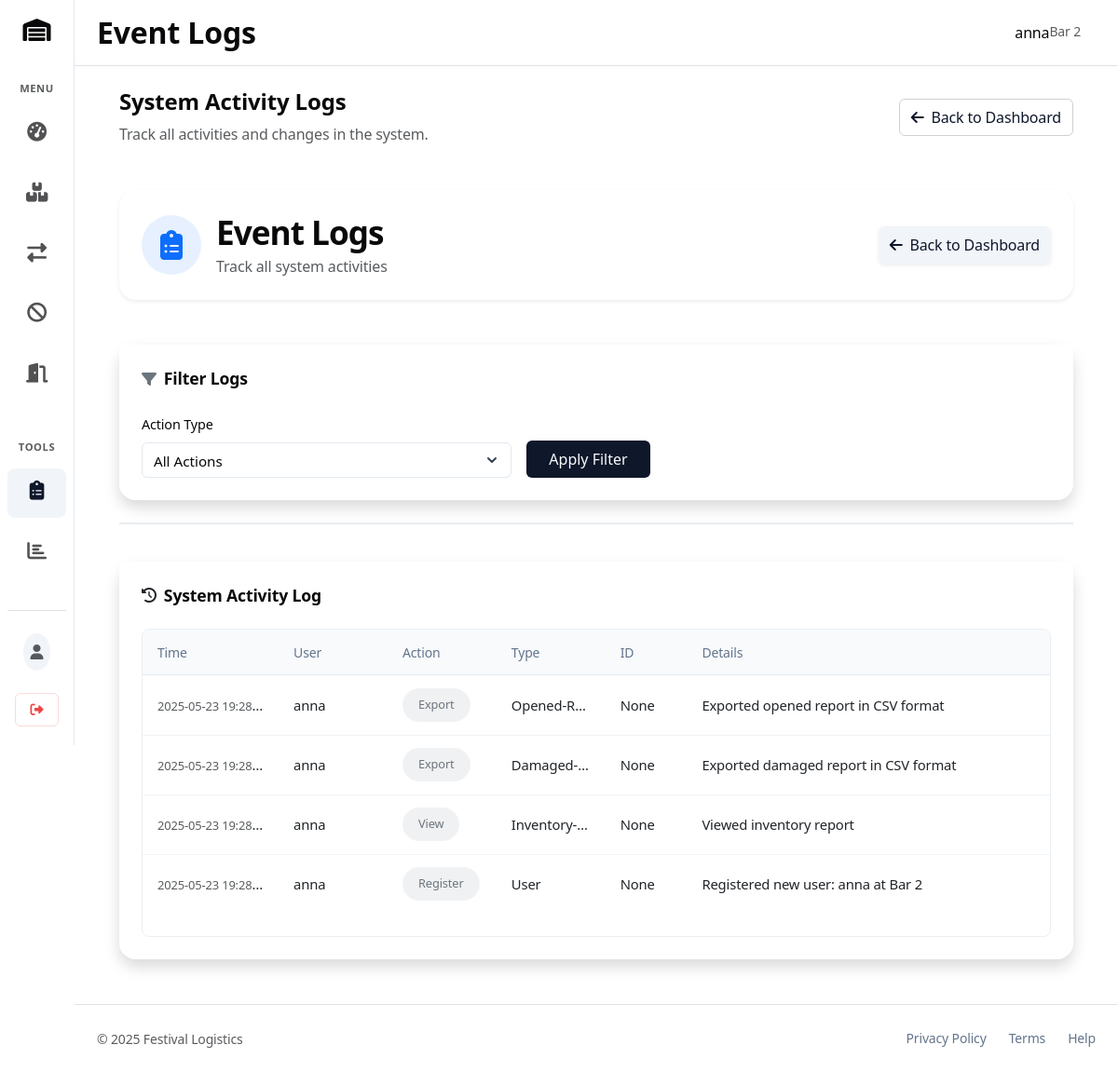
The app's page /event-logs (signed in) with its own data.
### tables this page shows
CREATE TABLE users (
                    id INTEGER PRIMARY KEY AUTOINCREMENT,
                    username TEXT UNIQUE NOT NULL,
                    password TEXT NOT NULL,
                    location_name TEXT NOT NULL,
                    created_at DATETIME DEFAULT CURRENT_TIMESTAMP
                );

CREATE TABLE event_logs (
                    id INTEGER PRIMARY KEY AUTOINCREMENT,
                    user_id INTEGER NOT NULL,
                    username TEXT NOT NULL,
                    action_type TEXT NOT NULL,
                    entity_type TEXT NOT NULL,
                    item_id INTEGER,
                    details TEXT,
                    timestamp DATETIME DEFAULT CURRENT_TIMESTAMP,
                    FOREIGN KEY (user_id) REFERENCES users(id)
                );

### routes.py (the view)
    @app.route('/event-logs')
    @login_required
    def event_logs():
        logs = []
        action_filter = request.args.get('action', '')
        action_types = []
        try:
            with get_db() as conn:
                cursor = conn.cursor()
                cursor.execute("SELECT name FROM sqlite_master WHERE type='table' AND name='event_logs'")
                if not cursor.fetchone():
                    flash("Event logs table doesn't exist yet. No logs available.", "warning")
                    return render_template('event_logs.html', logs=[], action_filter='', action_types=[])
                try:
                    cursor.execute("SELECT DISTINCT action_type FROM event_logs ORDER BY action_type")
                    action_types = [row['action_type'] for row in cursor.fetchall()]
                except Exception:
                    pass
                if action_filter:
                    cursor.execute("""
                        SELECT id, username, action_type, entity_type, item_id, details, timestamp
                        FROM event_logs
                        WHERE action_type = ?
                        ORDER BY timestamp DESC
                        LIMIT 200
                    """, (action_filter,))
                else:
                    cursor.execute("""
                        SELECT id, username, action_type, entity_type, item_id, details, timestamp
                        FROM event_logs
                        ORDER BY timestamp DESC
                        LIMIT 200
                    """)
                logs = cursor.fetchall()
                app.logger.info(f"Retrieved {len(logs)} event logs" +
                              (f" with filter '{action_filter}'" if action_filter else ""))
        except Exception as e:
            app.logger.error(f"Error fetching event logs: {str(e)}", exc_info=True)
            flash("Could not load event logs: " + str(e), "error")
        return render_template('event_logs.html', logs=logs, action_filter=action_filter, action_types=action_types)

### templates/event_logs.html (shortened to what this page needs)
{% extends "base.html" %}
{% block page_header_title %}
<h2 class="fw-semibold m-0" style="color: hsl(var(--foreground));">Event Logs</h2>
{% endblock %}
{% block content %}
<div class="container-fluid px-2 px-md-4 mx-auto" style="max-width: 1200px;">
    <div class="d-flex flex-column flex-md-row justify-content-between align-items-start align-items-md-center mb-5">
        <div>
            <h2 class="fw-semibold fs-4 mb-2">System Activity Logs</h2>
            <p class="text-muted m-0">Track all activities and changes in the system.</p>
        </div>
        <div class="mt-3 mt-md-0">
            <a href="{{ url_for('dashboard') }}" class="btn btn-outline-secondary d-inline-flex align-items-center gap-2">
                <i class="fas fa-arrow-left"></i> <span>Back to Dashboard</span>
            </a>
        </div>
    </div>
    <div class="card border-0 shadow-sm mb-5 card-hover">
        <div class="card-body p-4">
            <div class="row">
                <div class="col-md-8">
                    <div class="d-flex align-items-center gap-3">
                        <div class="bg-primary bg-opacity-10 rounded-circle p-3 d-flex align-items-center justify-content-center" style="width:64px;height:64px;">
                            <i class="fas fa-clipboard-list text-primary fs-2"></i>
                        </div>
                        <div>
                            <h1 class="fw-bold mb-1" style="font-size:2.2rem; letter-spacing:-1px;">Event Logs</h1>
                            <div class="text-muted">Track all system activities</div>
                        </div>
                    </div>
                </div>
                <div class="col-md-4 d-flex align-items-center justify-content-md-end mt-3 mt-md-0">
                    <a href="{{ url_for('dashboard') }}" class="btn btn-secondary shadow-sm d-inline-flex align-items-center gap-2">
                        <i class="fas fa-arrow-left"></i> <span>Back to Dashboard</span>
                    </a>
                </div>
            </div>
        </div>
    </div>
    <div class="card border-0 shadow mb-4 card-hover rounded-4">
        <div class="card-header bg-white border-0 pb-0 d-flex align-items-center p-4">
            <i class="fas fa-filter text-secondary me-2"></i>
            <h5 class="card-title mb-0 fw-semibold">Filter Logs</h5>
        </div>
        <div class="card-body">
            <form method="get" action="{{ url_for('event_logs') }}" class="row g-3 align-items-end">
                <div class="col-md-5">
                    <label for="action" class="form-label">Action Type</label>
                    <select class="form-select" id="action" name="action">
                        <option value="" {% if not action_filter %}selected{% endif %}>All Actions</option>
                    </select>
                </div>
                <div class="col-md-7">
                    <div class="d-flex">
                        <button type="submit" class="btn btn-primary px-4">Apply Filter</button>
                    </div>
                </div>
            </form>
        </div>
    </div>
    <div class="my-4 py-2 border-top border-2 border-light-subtle"></div>
    <div class="card border-0 shadow mb-4 card-hover rounded-4">
        <div class="card-header bg-white border-0 pb-0 d-flex align-items-center justify-content-between p-4">
            <div class="d-flex align-items-center">
                <i class="fas fa-history text-dark me-2"></i>
                <h5 class="card-title mb-0 fw-semibold">System Activity Log</h5>
            </div>
        </div>
        <div class="card-body">
            {% if logs %}                <div class="table-responsive">                    <table class="table table-hover align-middle">
                        <thead class="table-light">
                            <tr>
                                <th style="width: 15%">Time</th>
                                <th style="width: 12%">User</th>
                                <th style="width: 12%">Action</th>
                                <th style="width: 12%">Type</th>
                                <th style="width: 9%">ID</th>
                                <th style="width: 40%">Details</th>
                            </tr>
                        </thead>
                        <tbody>
                            {% for log in logs %}                            <tr class="event-row">
                                <td><span class="small text-muted">{{ log.timestamp }}</span></td>
                                <td><span class="fw-medium">{{ log.username }}</span></td>
                                <td>
                                    <span class="badge rounded-pill
                                        {% if log.action_type == 'delete' %}bg-danger bg-opacity-10 text-danger
                                        {% elif log.action_type == 'create' %}bg-success bg-opacity-10 text-success
                                        {% elif log.action_type == 'update' %}bg-primary bg-opacity-10 text-primary
                                        {% elif log.action_type == 'increase' %}bg-info bg-opacity-10 text-info
                                        {% elif log.action_type == 'reduce' %}bg-warning bg-opacity-10 text-warning
                                        {% elif log.action_type == 'transfer' %}bg-secondary bg-opacity-10 text-secondary
                                        {% else %}bg-secondary bg-opacity-10 text-secondary
                                        {% endif %} px-3 py-2">
                                        {{ log.action_type|title }}
                                    </span>
                                </td>
                                <td>{{ log.entity_type|title }}</td>
                                <td>{{ log.item_id }}</td>
                                <td>{{ log.details }}</td>
                            </tr>
                            {% endfor %}
                        </tbody>
                    </table>
                </div>            {% endif %}
        </div>
    </div>
</div>
{% endblock %}

### templates/base.html (shortened to what this page needs)
<!DOCTYPE html>
<html lang="en">
<head>    <meta charset="UTF-8">
    <link href="https://cdn.jsdelivr.net/npm/bootstrap@5.3.0/dist/css/bootstrap.min.css" rel="stylesheet">
    <link href="https://cdnjs.cloudflare.com/ajax/libs/font-awesome/6.5.1/css/all.min.css" rel="stylesheet">
</head>
<body>
    <div class="d-flex" style="min-height: 100vh;">
        <nav class="sidebar d-flex flex-column" style="width: 80px; min-height: 100vh;">
            <div class="mb-4 text-center">
                <a class="navbar-brand fs-4 d-flex justify-content-center" href="{{ url_for('dashboard') if current_user.is_authenticated else url_for('login') }}" style="color: hsl(var(--foreground))">
                    <i class="fas fa-warehouse"></i>
                </a>
            </div>
            {% if current_user.is_authenticated %}
            <div class="mb-4">
                <h6 class="text-uppercase text-muted small fw-semibold mb-3">Menu</h6>
                <ul class="nav flex-column gap-2 mb-3">
                    <li class="nav-item">
                        <a class="nav-link w-100 text-center {% if request.endpoint == 'dashboard' %}active{% endif %}" href="{{ url_for('dashboard') }}" title="Dashboard">
                            <i class="fas fa-gauge-high"></i>
                        </a>
                    </li>
                    <li class="nav-item">
                        <a class="nav-link w-100 text-center {% if request.endpoint == 'inventory' %}active{% endif %}" href="{{ url_for('inventory') }}" title="Inventory">
                            <i class="fas fa-boxes-stacked"></i>
                        </a>
                    </li>
                    <li class="nav-item">
                        <a class="nav-link w-100 text-center {% if request.endpoint == 'transfers' %}active{% endif %}" href="{{ url_for('transfers') }}" title="Transfers">
                            <i class="fas fa-exchange-alt"></i>
                        </a>
                    </li>
                    <li class="nav-item">
                        <a class="nav-link w-100 text-center {% if request.endpoint == 'damaged_items' %}active{% endif %}" href="{{ url_for('damaged_items') }}" title="Ødelagte produkter">
                            <i class="fas fa-ban"></i>
                        </a>
                    </li>
                    <li class="nav-item">
                        <a class="nav-link w-100 text-center {% if request.endpoint == 'opened_items' %}active{% endif %}" href="{{ url_for('opened_items') }}" title="Anbrud">
                            <i class="fas fa-door-open"></i>
                        </a>
                    </li>
                </ul>
            </div>
            <div class="mb-auto">
                <h6 class="text-uppercase text-muted small fw-semibold mb-3">Tools</h6>
                <ul class="nav flex-column gap-2">
                    <li class="nav-item">
                        <a class="nav-link w-100 text-center {% if request.endpoint == 'event_logs' %}active{% endif %}" href="{{ url_for('event_logs') }}" title="Event Logs">
                            <i class="fas fa-clipboard-list"></i>
                        </a>
                    </li>
                    <li class="nav-item">
                        <a class="nav-link w-100 text-center {% if request.endpoint == 'generate_report' %}active{% endif %}" href="{{ url_for('generate_report') }}" title="Reports">
                            <i class="fas fa-chart-bar"></i>
                        </a>
                    </li>
                </ul>
            </div>
            <div class="mt-auto pt-3 border-top border-muted text-center">
                <div class="d-flex flex-column align-items-center py-2 mb-2">
                    <div class="p-2 rounded-circle mb-2" style="background-color: hsl(var(--secondary));">
                        <i class="fas fa-user text-muted"></i>
                    </div>
                </div>
                <a href="{{ url_for('logout') }}" class="btn btn-sm btn-outline-danger d-inline-flex align-items-center justify-content-center" title="Logout">
                    <i class="fas fa-sign-out-alt"></i>
                </a>
            </div>
            {% endif %}
        </nav><div class="flex-grow-1 d-flex flex-column overflow-auto" style="flex-basis: 0; min-width: 0;">
            <header class="border-bottom d-flex justify-content-between align-items-center py-3 px-4 bg-white">
                <div class="d-flex align-items-center">
                    {% block page_header_title %}{% endblock %}
                </div>
                <div class="d-flex gap-2 align-items-center">
                    {% if current_user.is_authenticated %}
                    <div class="d-none d-md-flex me-3 text-end">
                        <div class="fw-medium fs-6">{{ current_user.username }}</div>
                        <div class="text-muted small">{{ current_user.location_name }}</div>
                    </div>
                    {% endif %}
                </div>
            </header>
                          <main class="flex-grow-1" style="background-color: hsl(var(--background)); padding: 1.5rem; display: flex; flex-direction: column; transition: all 0.3s ease;">
                <div class="w-100">
                    {% block content %}{% endblock %}
                </div>
            </main>
            <footer class="footer mt-auto py-4 border-top">
                <div class="container-fluid px-4">
                    <div class="d-flex flex-column flex-md-row justify-content-between align-items-center gap-2">
                        <div class="text-center text-md-start">
                            <span class="text-muted small">© {{ now.year }} Festival Logistics</span>
                        </div>
                        <div class="d-flex gap-4 text-muted small">
                            <a href="#" class="text-decoration-none" style="color: hsl(var(--muted-foreground))">Privacy Policy</a>
                            <a href="#" class="text-decoration-none" style="color: hsl(var(--muted-foreground))">Terms</a>
                            <a href="#" class="text-decoration-none" style="color: hsl(var(--muted-foreground))">Help</a>
                        </div>
                    </div>
                </div>
            </footer>
        </div>
    </div>
</body>
</html>

### records on screen
users: username "anna", location_name "Bar 2"
event_logs: timestamp "2025-05-23 19:28…", username "anna", action_type "Export", entity_type "Opened-R…", item_id "None", details "Exported opened report in CSV format"
event_logs: timestamp "2025-05-23 19:28…", username "anna", action_type "Export", entity_type "Damaged-…", item_id "None", details "Exported damaged report in CSV format"
event_logs: timestamp "2025-05-23 19:28…", username "anna", action_type "View", entity_type "Inventory-…", item_id "None", details "Viewed inventory report"
event_logs: timestamp "2025-05-23 19:28…", username "anna", action_type "Register", entity_type "User", item_id "None", details "Registered new user: anna at Bar 2"
